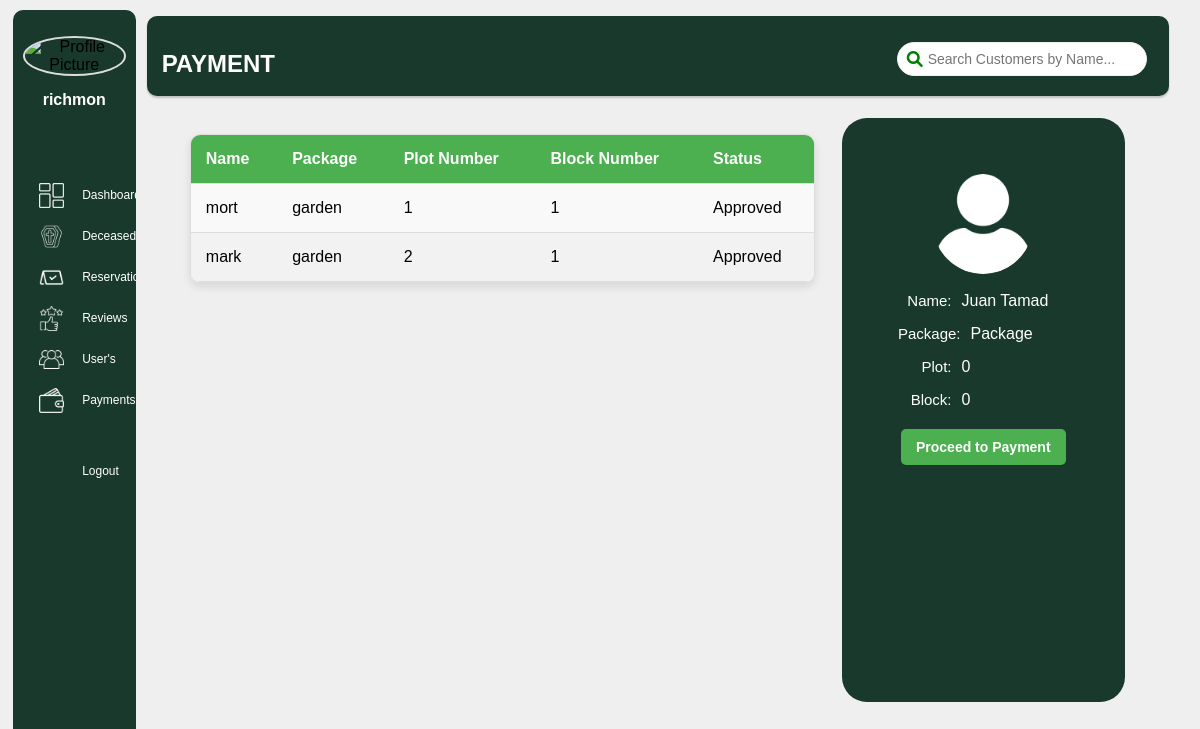
Screenshot of /admindashboard/adminpayment.php (signed in) with the database file from the repository.
### tables this page shows
CREATE TABLE `reservation` (
  `id` int(11) NOT NULL,
  `firstname` varchar(250) NOT NULL,
  `surname` varchar(250) NOT NULL,
  `package` varchar(100) NOT NULL,
  `plotnumber` int(11) NOT NULL,
  `blocknumber` int(11) NOT NULL,
  `email` varchar(100) NOT NULL,
  `contact` int(11) NOT NULL,
  `time` timestamp NOT NULL DEFAULT current_timestamp() ON UPDATE current_timestamp(),
  `user_id` int(11) NOT NULL,
  `address` varchar(255) NOT NULL,
  `status` varchar(50) DEFAULT 'Pending'
);

### admindashboard/adminpayment.php (the view, shortened to what this page needs)
<?php
$firstname = isset($_SESSION['firstname']) ? htmlspecialchars($_SESSION['firstname']) : 'Guest';
require_once '../connection/connection.php';
$searchTerm = isset($_GET['search']) ? $_GET['search'] : '';
$sql = "SELECT firstname, package, plotnumber, blocknumber, status
        FROM reservation
        WHERE status = 'approved'
        AND firstname LIKE :searchTerm";
$stmt = $conn->prepare($sql);
$stmt->bindValue(':searchTerm', '%' . $searchTerm . '%', PDO::PARAM_STR);
$stmt->execute();
$result = $stmt->fetchAll(PDO::FETCH_ASSOC);
 $userId = $_SESSION['user_id'];
 $stmt = $conn->prepare("SELECT profile_pic FROM users WHERE id = :id");
 $stmt->bindParam(':id', $userId);
 $stmt->execute();
 $user = $stmt->fetch(PDO::FETCH_ASSOC);
 $profilePic = !empty($user['profile_pic']) ? $user['profile_pic'] : 'default.png';
?>
<!DOCTYPE html>
<html lang="en">
<head>
    <link rel="stylesheet" href="./admindashboardcss/adminpayment.css">
    <link rel="stylesheet" href="https://cdnjs.cloudflare.com/ajax/libs/font-awesome/6.0.0-beta3/css/all.min.css">
</head>
<body>
        <div class="row">
        <div class="left-content col-3">
        <div class="adminprofile">
                            <center>
                            <img src="../uploads/profile_pics/<?php echo $profilePic; ?>" alt="Profile Picture">
                                <div class="dropdown">
                                    <button class="dropdown-btn">
                                        <?php echo "<h4> $firstname</h4>" ?>
                                    </button>
                                </div>
                        </center>
                        </div>
                        <br>
                        <div class="adminlinks">
                            <span><img src="../images/dashboard.png" alt="">&nbsp;&nbsp;&nbsp;<a href="adminDashboard.php">Dashboard</a></span>
                            <span><img src="../images/deceased.png" alt="">&nbsp;&nbsp;&nbsp;<a href="adminDeceased.php">Deceased</a></span>
                            <span><img src="../images/reservation.png" alt="">&nbsp;&nbsp;&nbsp;<a href="adminreservation.php">Reservation</a></span>
                            <span><img src="../images/review.png" alt="">&nbsp;&nbsp;&nbsp;<a href="adminreviews.php">Reviews</a></span>
                            <span><img src="../images/users.png" alt="">&nbsp;&nbsp;&nbsp;<a href="adminusers.php">User's</a></span>
                            <span><img src="../images/payment.png" alt="">&nbsp;&nbsp;&nbsp;<a href="adminpayment.php">Payments</a></span>
                            <span><img src="../images/logout.png" alt="">&nbsp;&nbsp;&nbsp;<a href="../logout.php">Logout</a></span>
                        </div>
                        <br>
                </div>
                <div class="main">
                <div class="right-content1">
                    <div class="right-header col-10">
                        <br>
                        <span><h2>PAYMENT</h2></span>
                        <div class="search-box">
                            <i class="fas fa-search search-icon"></i>
                            <input type="text" id="search" class="search-input" placeholder="Search Customers by Name..." onkeyup="searchUsers()">
                    </div>
                </div>
                <div class="right-content2">
                    <div class="right-header2 col-9">
                        <div class="left-content1">
                            <div class="table-container">
                                <table>
                                    <thead>
                                        <tr>
                                            <th>Name</th>
                                            <th>Package</th>
                                            <th>Plot Number</th>
                                            <th>Block Number</th>
                                            <th>Status</th>
                                        </tr>
                                    </thead>
                                    <tbody id="userTableBody">
                                        <?php
                                        if ($result) {
                                            foreach ($result as $row) {
                                                echo "<tr>
                                                        <td>" . htmlspecialchars($row['firstname']) . "</td>
                                                        <td>" . htmlspecialchars($row['package']) . "</td>
                                                        <td>" . htmlspecialchars($row['plotnumber']) . "</td>
                                                        <td>" . htmlspecialchars($row['blocknumber']) . "</td>
                                                        <td>" . htmlspecialchars($row['status']) . "</td>
                                                    </tr>";
                                            }
                                        } else {
                                            echo "<tr><td colspan='5'>No approved reservations found.</td></tr>";
                                        }
                                        ?>
                                    </tbody>
                                </table>
                            </div>
                        </div>
                        <div class="right-content">
                            <div id="userDisplay">
                                <div id="userDetails">
                                    <img id="userImage" src="../images/female.png" alt="User Image">
                                    <br>
                                    <div class="user-row">
                                        <label>Name:</label>
                                        <span id="labelFirstname">Juan Tamad</span>
                                    </div>
                                    <div class="user-row">
                                        <label>Package:</label>
                                        <span id="labelPackage">Package</span>
                                    </div>
                                    <div class="user-row">
                                        <label>Plot:</label>
                                        <span id="labelPlot">0</span>
                                    </div>
                                    <div class="user-row">
                                    <label>Block:</label>
                                    <span id="labelBlock">0</span>
                                    </div>
                                    <button id="proceedPaymentButton" onclick="openPaymentModal()">Proceed to Payment</button>
                                </div>
                            </div>
                        </div>
                    </div>
                </div>
        </div>
</body>
</html>

### admindashboard/admindashboardcss/adminpayment.css (style rules this page uses)
* { margin: 0; padding: 0; box-sizing: border-box; font-family: Arial, sans-serif; }
body { background-color: #efefef; }
.row::after { content: ""; clear: both; display: block; }
[class*="col-"] { float: left; padding: 15px; }
.col-3 { width: 25%; }
.col-9 { width: 75%; }
.col-10 { width: 83.33%; }
.row { width: 100%; height: 100vh; display: flex; }
.left-content { background-color:#18392b; color: black; border-radius: 10px; height: 95vh; margin-top: 0.6rem; margin-left: 0.8rem; margin-right: 10px; width: 250px; position: relative; padding: 1rem; overflow-y: hidden; }
.adminprofile img { width: 150px; height: 150px; border-radius: 50%; object-fit: cover; border: 2px solid #ddd; margin-top: 50px; margin-left:20px; }
.main { width: 100%; margin-top: 1rem; }
.right-content1 { margin-left: 1px; padding-top: 1px; width: 97%; height: 5rem; background-color:#18392b; color: white; border-radius: 10px; box-shadow: 0 2px 2px rgba(0, 0, 0, 0.2) }
.right-content2 { margin-left: 1px; width: 97%; height: 77vh; margin-top: 1rem; color: rgb(0, 0, 0); border-radius: 10px; }
.left-content1 { background-color:#efefef; color: white; border-radius: 25px; height: 73vh; margin-top: 0.6rem; margin-left: 0.7rem; width: 700px; position: relative; padding: 1rem; }
.right-content { background-color: #18392b; color: white; border-radius: 25px; height: 73vh; margin-top: 0.6rem; margin-left: 0.7rem; width: 300px; position: relative; padding: 1rem; }
.right-header2 { display:flex; width: 100%; }
.adminlinks { display: flex; flex-direction: column; gap: 1rem; align-items: flex-start; margin-left: 10px; margin-top: 1px; }
.adminlinks span { display: flex; align-items: center; width: 100%; }
.adminlinks img { width: 25px; margin-right: 5px; }
.adminlinks a { text-decoration: none; color: white; font-size: 12px; display: inline-block; transition: color 0.3s, background-color 0.3s; }
.adminlinks span:last-child { margin-top: 2.1rem; margin-bottom: 5rem; }
.adminprofile { display: flex; align-items: center; justify-content: center; position: relative; bottom: 40px; right: 10px; }
.dropdown { position: relative; display: inline-block; margin-left: 20px; }
.dropdown-btn { background-color: transparent; color: rgb(255, 255, 255); padding: 10px 20px; border: none; display: flex; align-items: center; gap: 8px; font-size: 16px; }
.right-header { position: relative; }
.search-box { position: absolute; margin-top: 10px; left: 45%; display: flex; align-items: center; position: absolute; top: 15px; left:750px; }
.search-input { padding: 8px 8px 8px 30px; font-size: 14px; border: 1px solid #efefef; border-radius: 20px; width: 250px; }
.search-icon { position: absolute; left: 10px; font-size: 16px; color: green; }
.search-icon::before { content: '\f002'; }
.table-container { width: 100%; max-height: 390px; overflow-y: auto; border: 1px solid #ddd; border-radius: 10px; box-shadow: 0 4px 8px rgba(0, 0, 0, 0.1); }
table { width: 100%; border-collapse: collapse; font-family: 'Arial', sans-serif; background-color: #f9f9f9; }
thead th { background-color: #4CAF50; color: white; padding: 15px; text-align: left; border-bottom: 1px solid #ddd; position: sticky; top: 0; z-index: 1; }
tbody tr:nth-child(even) { background-color: #f2f2f2; }
th, td { padding: 15px; color:black; text-align: left; border-bottom: 1px solid #ddd; }
.table-container { scrollbar-color: forestgreen #f1f1f1; scrollbar-width: thin; }
#userDisplay { text-align: center; margin-bottom: 20px; }
#userImage { width: 100px; height: 100px; object-fit: cover; border-radius: 50%; margin: 0 auto; display: block; padding: 0; }
#userDetails { padding: 40px; border-radius: 8px; margin-bottom: 20px; height: 61.5vh; }
.user-row { display: flex; justify-content: space-between; margin-bottom: 15px; }
label { font-size: 15px; color: #ffffff; flex: 1; text-align: right; padding-right: 10px; }
span { color: #ffffff; flex: 2; text-align: left; }
button { background-color: #4CAF50; color: white; border: none; padding: 10px 15px; margin: 5px 0; border-radius: 5px; cursor: pointer; transition: background-color 0.3s; font-size: 14px; font-weight: bold; }

### rows the page displays
reservation: firstname "mort", package "garden", plotnumber "1", blocknumber "1", status "Approved"
reservation: firstname "mark", package "garden", plotnumber "2", blocknumber "1", status "Approved"

### other values shown
$firstname "richmon"
